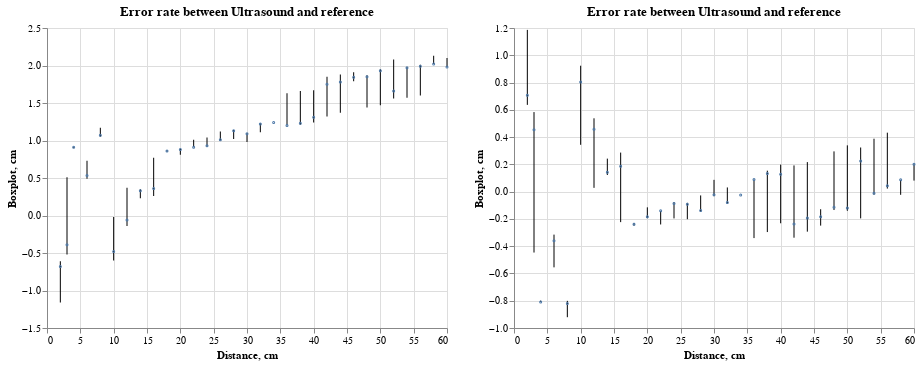

The notebook cell this image was saved under:
### Code cell
def get_error_chart(sensor):
    return (alt.Chart(df).encode(
        x=alt.X('dist:Q', title='Distance, cm'),
        y=alt.Y(f'min({sensor}):Q', scale=alt.Scale(zero=False), title='Boxplot, mV' if sensor == 'IR' else 'Boxplot, cm'),
        y2=f'max({sensor}):Q',
        tooltip=['dist', f'min({sensor})', f'max({sensor})']
    ).mark_rule() + alt.Chart(df).encode(
        x='dist:Q',
        y=f'median({sensor}):Q',
        tooltip=['dist', f'min({sensor})', f'max({sensor})']
    ).mark_point(size=1)).properties(
        title=f'Error rate between Ultrasound and reference'
    )
    
get_error_chart('diff') | get_error_chart('diff_calibrated')

### Figure 1 — Vega-Lite specification as saved in the notebook (floating-point values rounded to 4 significant figures; data arrays with more than 128 entries replaced by an {"elided": "..."} marker saying what was removed)
{"config": {"view": {"continuousWidth": 400, "continuousHeight": 300}}, "hconcat": [{"layer": [{"mark": "rule", "encoding": {"tooltip": [{"field": "dist", "type": "quantitative"}, {"aggregate": "min", "field": "diff", "type": "quantitative"}, {"aggregate": "max", "field": "diff", "type": "quantitative"}], "x": {"field": "dist", "title": "Distance, cm", "type": "quantitative"}, "y": {"aggregate": "min", "field": "diff", "scale": {"zero": false}, "title": "Boxplot, cm", "type": "quantitative"}, "y2": {"aggregate": "max", "field": "diff"}}}, {"mark": {"type": "point", "size": 1}, "encoding": {"tooltip": [{"field": "dist", "type": "quantitative"}, {"aggregate": "min", "field": "diff", "type": "quantitative"}, {"aggregate": "max", "field": "diff", "type": "quantitative"}], "x": {"field": "dist", "type": "quantitative"}, "y": {"aggregate": "median", "field": "diff", "type": "quantitative"}}}], "title": "Error rate between Ultrasound and reference"}, {"layer": [{"mark": "rule", "encoding": {"tooltip": [{"field": "dist", "type": "quantitative"}, {"aggregate": "min", "field": "diff_calibrated", "type": "quantitative"}, {"aggregate": "max", "field": "diff_calibrated", "type": "quantitative"}], "x": {"field": "dist", "title": "Distance, cm", "type": "quantitative"}, "y": {"aggregate": "min", "field": "diff_calibrated", "scale": {"zero": false}, "title": "Boxplot, cm", "type": "quantitative"}, "y2": {"aggregate": "max", "field": "diff_calibrated"}}}, {"mark": {"type": "point", "size": 1}, "encoding": {"tooltip": [{"field": "dist", "type": "quantitative"}, {"aggregate": "min", "field": "diff_calibrated", "type": "quantitative"}, {"aggregate": "max", "field": "diff_calibrated", "type": "quantitative"}], "x": {"field": "dist", "type": "quantitative"}, "y": {"aggregate": "median", "field": "diff_calibrated", "type": "quantitative"}}}], "title": "Error rate between Ultrasound and reference"}], "data": {"name": "data-c0507114860d7ca6e6489ef2fc687154"}, "$schema": "https://vega.github.io/schema/vega-lite/v4.17.0.json", "datasets": {"data-c0507114860d7ca6e6489ef2fc687154": {"elided": "605 records"}}}
